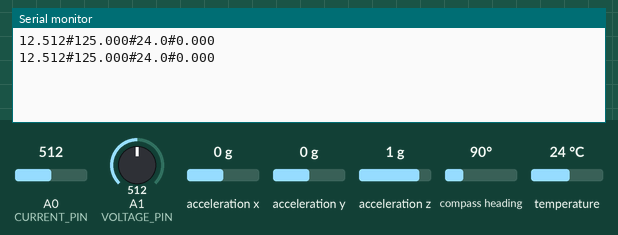
Recording of a sketch running on a simulated Arduino Uno, built with avr-gcc and run on an emulated ATmega328P. Parts: the last lines printed to the serial monitor. The inputs (shaded band) are chosen by the test bench; at power-on: temperature 24 °C, A0 (CURRENT_PIN) = 512, A1 (VOLTAGE_PIN) = 512, acceleration x 0 g, acceleration y 0 g, acceleration z 1 g, compass heading 90°.

Above: at 1.4 s.
1.5 s: temperature set to 12 °C
At 2.1 s:
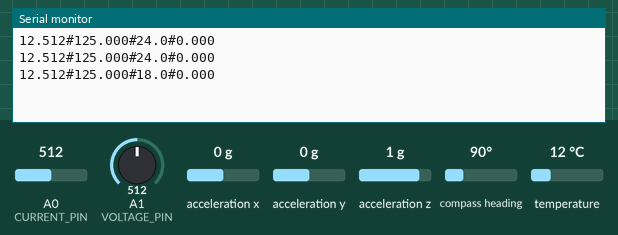
3.0 s: A0 (CURRENT_PIN) set to 716
At 3.7 s:
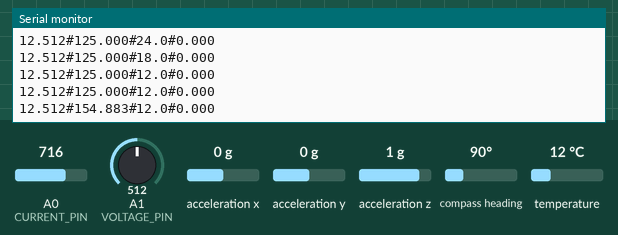
4.5 s: A1 (VOLTAGE_PIN) set to 716
At 5.3 s:
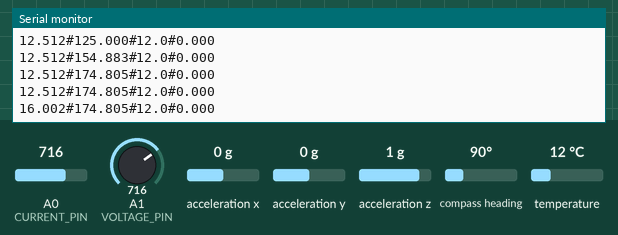
6.0 s: temperature set to 19 °C
At 6.0 s:
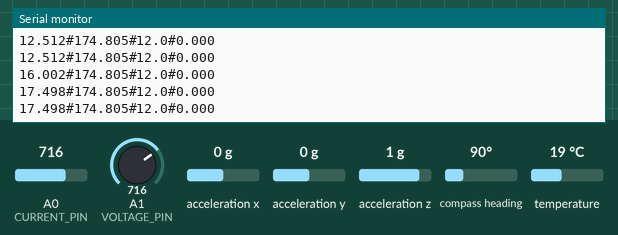
7.5 s: A0 (CURRENT_PIN) set to 992
At 7.9 s:
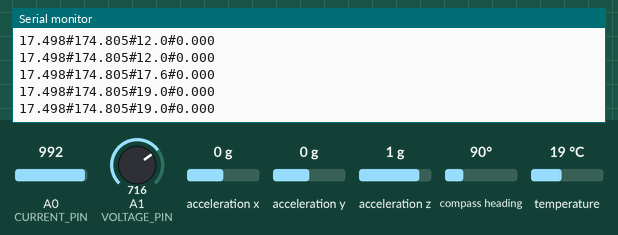
9.0 s: A1 (VOLTAGE_PIN) set to 992
At 9.4 s:
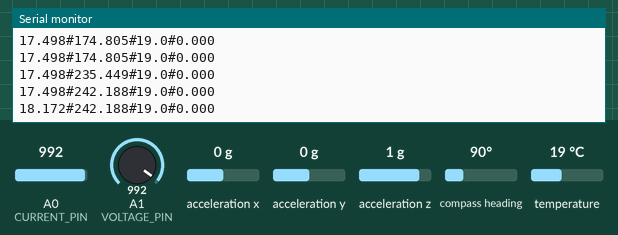
Timing chart, 0 to 11.5 s (numbered marks = the images above; inputs shaded):
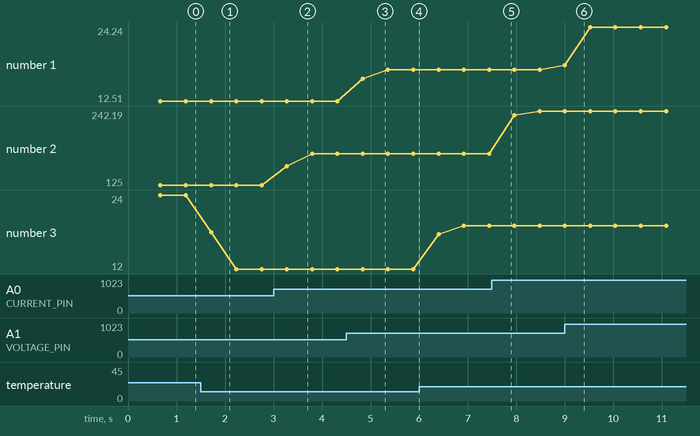

Measured:
- after the input at 1.5 s, the serial monitor: prints a new line after 0.21 s (image 1)
- after the input at 3.0 s, the serial monitor: prints a new line after 0.27 s (image 2)
- after the input at 4.5 s, the serial monitor: prints a new line after 0.34 s (image 3)
- after the input at 9.0 s, the serial monitor: prints a new line at once (image 6)
- plotted number 1: 12.51 → 17.5 after the input at 4.5 s, 17.5 → 24.24 after the input at 9.0 s
- plotted number 2: 125 → 174.81 after the input at 3.0 s, 174.81 → 242.19 after the input at 7.5 s
- plotted number 3: 24 → 12 after the input at 1.5 s, 12 → 19 after the input at 6.0 s

The sketch:

avg_v_i_t_a.ino
```cpp
/**
 * SOLAR BOAT SENSOR TELEMETRY
 * PRINTS READINGS IN THIS FORMAT: {voltage}#{current}#{temperature}#{acceleration}\n
 */

#include <Wire.h>
#include <Adafruit_Sensor.h>
#include <Adafruit_BNO055.h>
#include <utility/imumaths.h>

// --- Configuration Constants ---
const int VOLTAGE_PIN = A1;
const int CURRENT_PIN = A0;

const float CURRENT_SENSITIVITY = 0.020;
const float CURRENT_OFFSET_V = 0.0;
const float SYSTEM_VREF = 5.0; // Note: Use 5.0 for standard 5V Arduino, or adjust if using analogReference(INTERNAL)

const int NUM_SAMPLES = 10;
const unsigned long SAMPLE_DELAY_MS = 50;

// --- Global Objects ---
Adafruit_BNO055 bno = Adafruit_BNO055(55);

// --- State Variables ---
int sampleIndex = 0;
float voltageSamples[NUM_SAMPLES] = {0};
float currentSamples[NUM_SAMPLES] = {0};
float tempSamples[NUM_SAMPLES]  = {0};
float accelSamples[NUM_SAMPLES] = {0};

void setup() {
  Serial.begin(9600);

  if (!bno.begin()) {
    Serial.print("Ooops, no BNO055 detected ... Check your wiring or I2C ADDR!");
    while (1);
  }

  delay(200);
  bno.setExtCrystalUse(true);
}

void loop() {
  // 1. Gather raw readings
  voltageSamples[sampleIndex] = readVoltage();
  currentSamples[sampleIndex] = readCurrent();
  tempSamples[sampleIndex]    = readTemperature();
  accelSamples[sampleIndex]   = readAcceleration();

  sampleIndex++;

  // 2. Process and transmit when the buffer is full (every 10 samples)
  if (sampleIndex >= NUM_SAMPLES) {
    transmitAveragedData();
    sampleIndex = 0;
  }

  delay(SAMPLE_DELAY_MS);
}


// ==========================================
//              HELPER FUNCTIONS
// ==========================================

float readVoltage() {
  int rawVal = analogRead(VOLTAGE_PIN);

  // TO-DO: Consider replacing 4.092 and 10 with calculated constants
  // based on your actual hardware voltage divider resistor values.
  float v = rawVal / 4.092;
  return v / 10.0;
}

float readCurrent() {
  long rawVal = analogRead(CURRENT_PIN);
  float voltage = (rawVal / 1024.0) * SYSTEM_VREF;
  float current = (voltage - CURRENT_OFFSET_V) / CURRENT_SENSITIVITY;

  // Clamp negative noise (Ensure this doesn't mask regenerative braking current if applicable)
  return (current < 0.0) ? 0.0 : current;
}

float readTemperature() {
  // bno.getTemp() returns an int8_t, casting to float for consistent averaging
  return (float)bno.getTemp();
}

float readAcceleration() {
  imu::Vector<3> accel = bno.getVector(Adafruit_BNO055::VECTOR_LINEARACCEL);
  // Calculate magnitude of the 3D acceleration vector
  return sqrt(sq(accel.x()) + sq(accel.y()) + sq(accel.z()));
}

void transmitAveragedData() {
  float vSum = 0, iSum = 0, tSum = 0, aSum = 0;

  // Single pass calculation for all arrays
  for (int i = 0; i < NUM_SAMPLES; i++) {
    vSum += voltageSamples[i];
    iSum += currentSamples[i];
    tSum += tempSamples[i];
    aSum += accelSamples[i];
  }

  // Calculate averages and transmit
  Serial.print(vSum / NUM_SAMPLES, 3);
  Serial.print("#");
  Serial.print(iSum / NUM_SAMPLES, 3);
  Serial.print("#");
  Serial.print(tSum / NUM_SAMPLES, 1);
  Serial.print("#");
  Serial.print(aSum / NUM_SAMPLES, 3);
  Serial.println();
}
```
